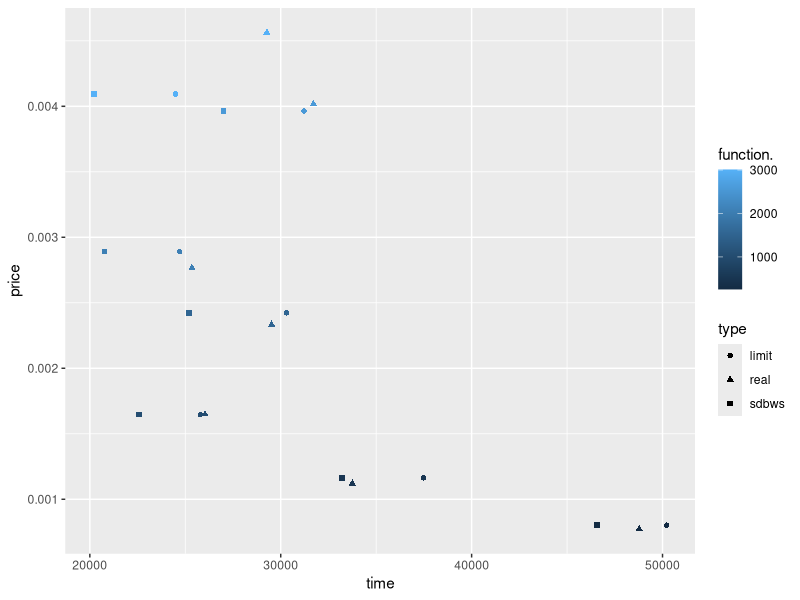

This figure's R source:
setwd('/Users/yoshimori/Desktop/Magisterka/New/CloudFunctionOptimizer/plots')
library('ggplot2')
csv = read.table("./data/all_results_2.csv",header = TRUE)
x <- csv$time
y <- csv$price
head(iris)
head(csv)
ggplot(csv, aes(x=time, y=price, color=function., shape=type)) +
  geom_point()
